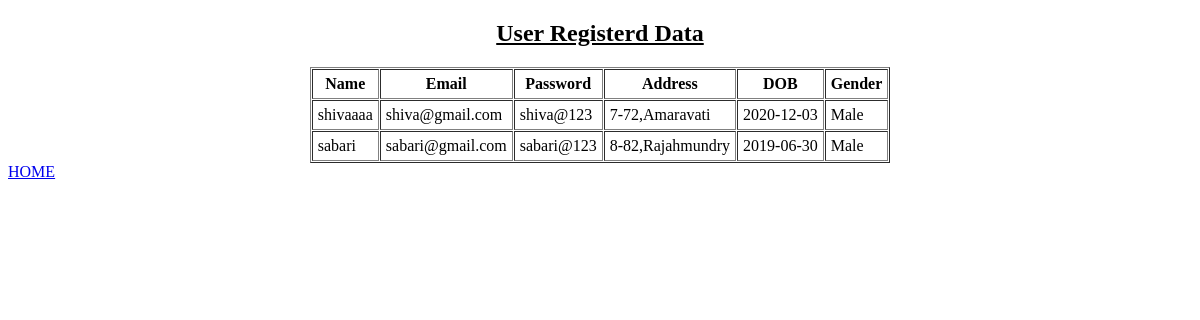
/show/, run on an earlier commit of the app's database.
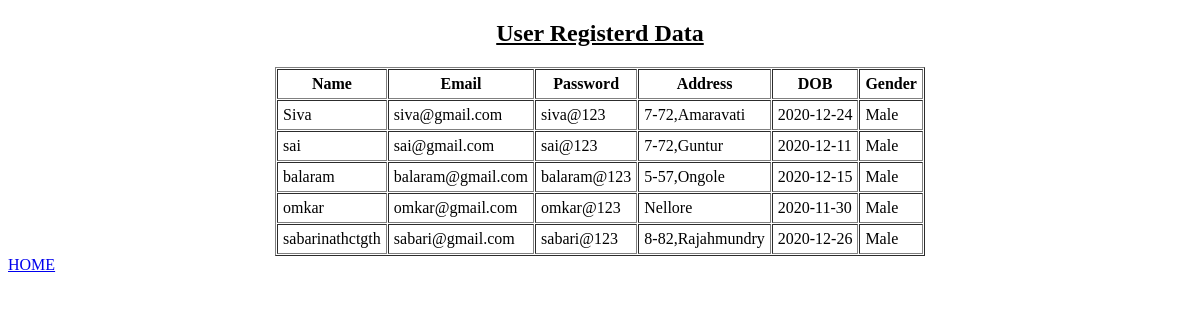
And on a later commit of the database.
### myapp/models.py (models this page shows, shortened)
class Register(models.Model):
	Name = models.CharField(max_length=40)
	Email = models.EmailField(unique=True,null=True)
	Password = models.CharField(unique=True,max_length=30)
	Address = models.CharField(unique=True,max_length=100)
	DOB = models.CharField(max_length=20)
	Gender = models.CharField(max_length=20)

### myapp/views.py (the view)
# urls.py: path('show/',views.show,name='show'),
def show(request):
	data = Register.objects.all()
	return render(request,'myapp/data.html',{'data':data})

### myapp/templates/myapp/data.html (shortened to what this page needs)
<!DOCTYPE html>
<html>
<head>
</head>
<body>
	<h2 align="center"><u>User Registerd Data</u></h2>
	<table border="1" align="center" cellspacing="1" cellpadding="5">
		<tr>
			<th>Name</th>
			<th>Email</th>
			<th>Password</th>
			<th>Address</th>
			<th>DOB</th>
			<th>Gender</th>
		</tr>
		{% for i in data %}
		<tr>
			<td>{{i.Name}}</td>
			<td>{{i.Email}}</td>
			<td>{{i.Password}}</td>
			<td>{{i.Address}}</td>
			<td>{{i.DOB}}</td>
			<td>{{i.Gender}}</td>
		</tr>
		{% endfor %}
	</table>
	<a href="{% url 'home' %}">HOME</a>
</body>
</html>

What changed in the data, as far as the page shows it:
changed Register "7-72,Amaravati": Name "shivaaaa" → "Siva"; Email "shiva@gmail.com" → "siva@gmail.com"; Password "shiva@123" → "siva@123"; DOB "2020-12-03" → "2020-12-24"
changed Register: Name "sabari" → "sai"; Email "sabari@gmail.com" → "sai@gmail.com"; Password "sabari@123" → "sai@123"; Address "8-82,Rajahmundry" → "7-72,Guntur"; DOB "2019-06-30" → "2020-12-11"
added Register: Name "balaram", Email "balaram@gmail.com", Password "balaram@123", Address "5-57,Ongole", DOB "2020-12-15", Gender "Male"
added Register: Name "omkar", Email "omkar@gmail.com", Password "omkar@123", Address "Nellore", DOB "2020-11-30", Gender "Male"
added Register: Name "sabarinathctgth", Email "sabari@gmail.com", Password "sabari@123", Address "8-82,Rajahmundry", DOB "2020-12-26", Gender "Male"
